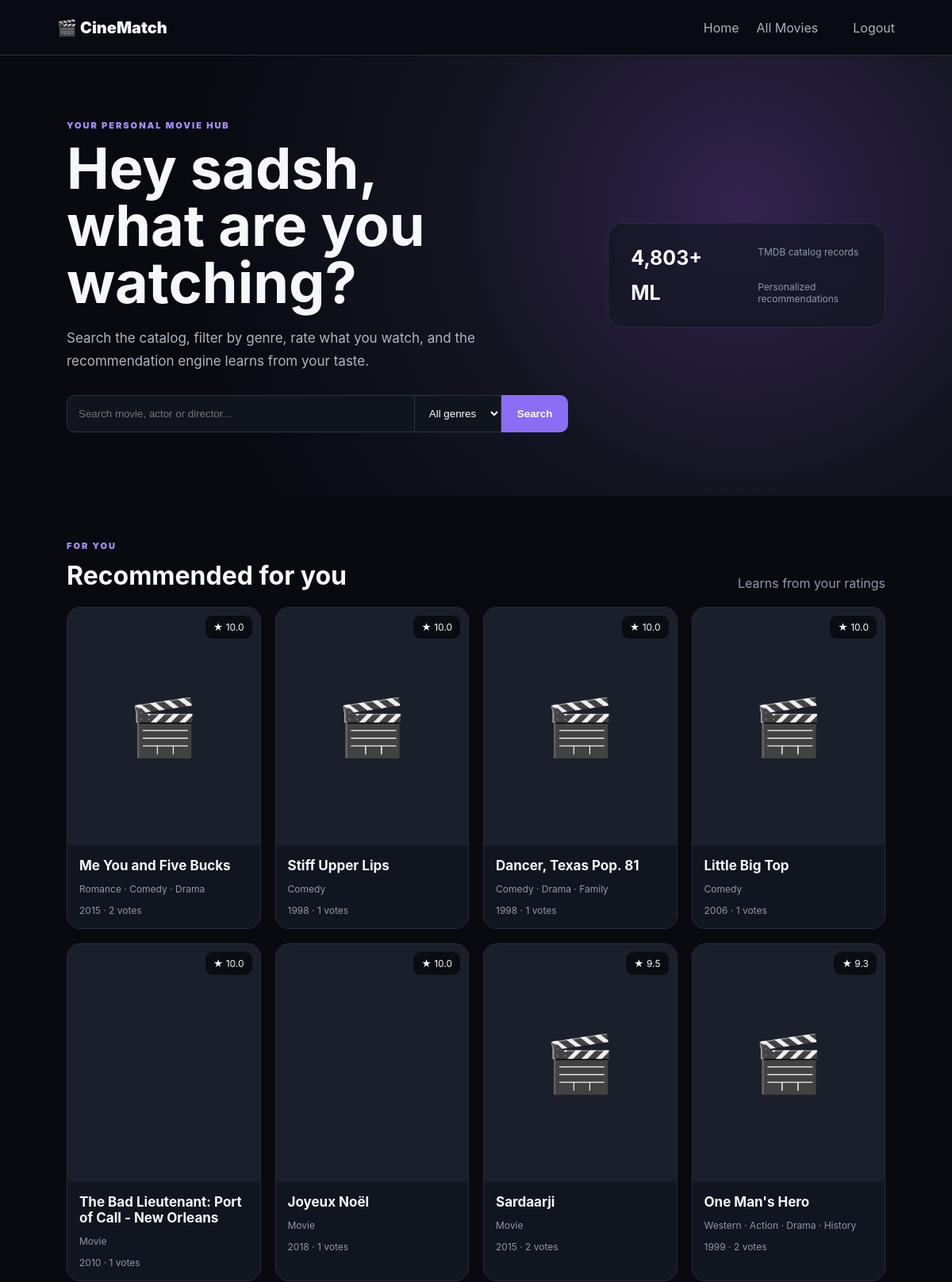
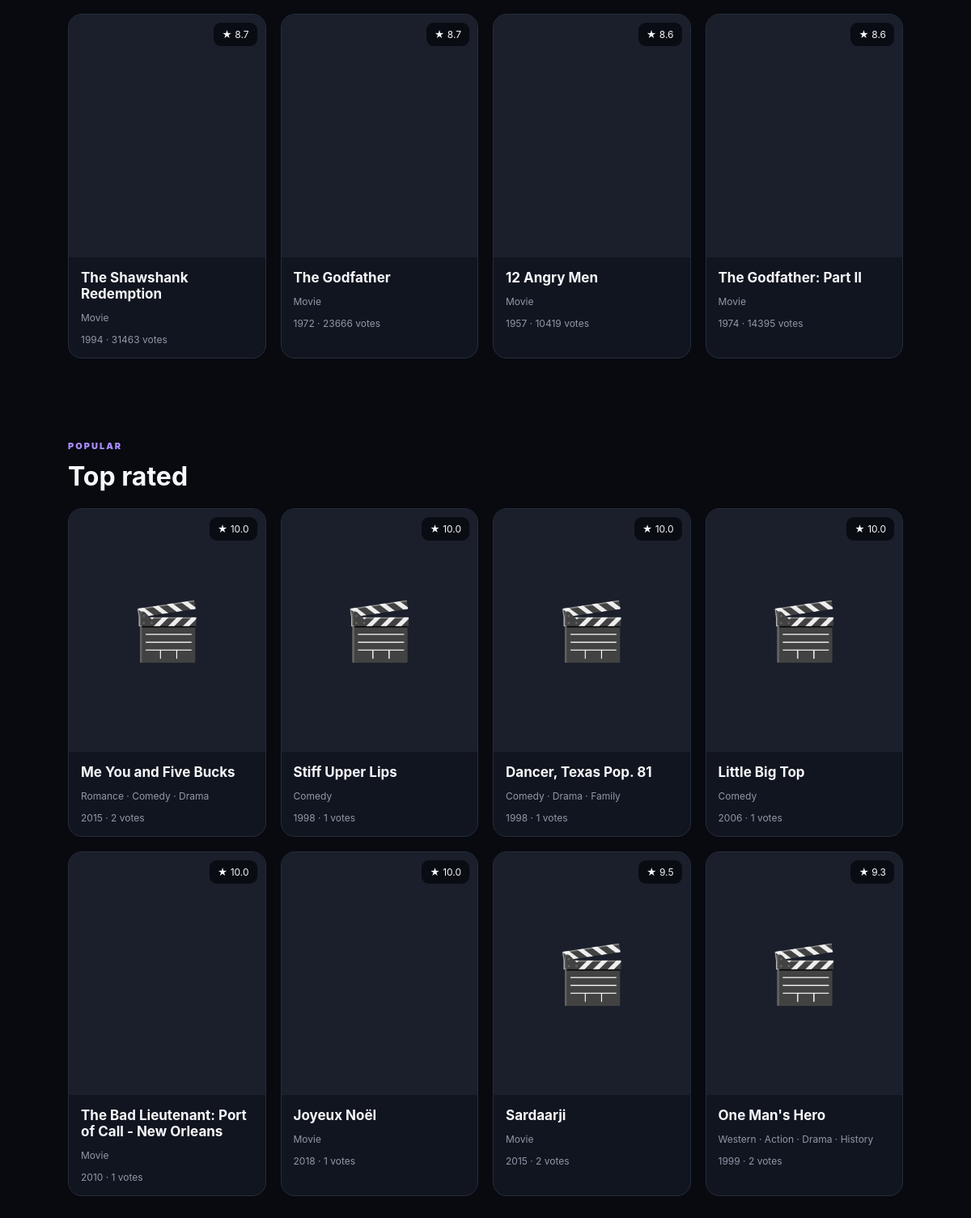
The app's page /dashboard (signed in) with its own data (2 pictures, top to bottom).
### models.py (models this page shows, shortened)
class User(db.Model):
    __tablename__ = 'users'
    id = db.Column(db.Integer, primary_key=True)
    name = db.Column(db.String(100), nullable=False)
    email = db.Column(db.String(180), unique=True, nullable=False, index=True)
    password_hash = db.Column(db.String(255), nullable=False)
    role = db.Column(db.String(20), default='user', nullable=False)
    created_at = db.Column(db.DateTime, default=datetime.utcnow, nullable=False)
    ratings = db.relationship('Rating', backref='user', lazy=True, cascade='all, delete-orphan')
    reviews = db.relationship('Review', backref='user', lazy=True, cascade='all, delete-orphan')

class Movie(db.Model):
    __tablename__ = 'movies'
    id = db.Column(db.Integer, primary_key=True)  # TMDB id
    title = db.Column(db.String(300), nullable=False, index=True)
    overview = db.Column(db.Text, default='')
    genres = db.Column(db.String(500), default='')
    keywords = db.Column(db.Text, default='')
    cast = db.Column(db.Text, default='')
    director = db.Column(db.String(300), default='')
    writers = db.Column(db.Text, default='')
    release_date = db.Column(db.Date, nullable=True, index=True)
    runtime = db.Column(db.Integer, nullable=True)
    rating = db.Column(db.Float, default=0.0, index=True)
    vote_count = db.Column(db.Integer, default=0)
    popularity = db.Column(db.Float, default=0.0)
    poster_path = db.Column(db.String(500), nullable=True)
    backdrop_path = db.Column(db.String(500), nullable=True)
    tagline = db.Column(db.String(500), default='')
    original_language = db.Column(db.String(20), default='')
    status = db.Column(db.String(50), default='Released')
    created_at = db.Column(db.DateTime, default=datetime.utcnow)
    ratings = db.relationship('Rating', backref='movie', lazy=True, cascade='all, delete-orphan')
    reviews = db.relationship('Review', backref='movie', lazy=True, cascade='all, delete-orphan')

### app.py (the view)
@app.route('/dashboard')
@login_required
def dashboard():
    u=User.query.get(session['user_id'])
    recs=rec.recommend_for_user(u.id, 12) if rec.matrix is not None else []
    popular=Movie.query.order_by(Movie.rating.desc(),Movie.vote_count.desc()).limit(8).all()
    return render_template('dashboard.html', user=u, recommendations=recs, popular=popular)

### app.py (called while the page is built)
def login_required(f):
    @wraps(f)
    def wrapper(*args,**kwargs):
        if 'user_id' not in session: return redirect(url_for('login', next=request.path))
        if db.session.get(User, session['user_id']) is None:
            session.clear()
            return redirect(url_for('login', next=request.path))
        return f(*args,**kwargs)
    return wrapper

### recommender.py (called while the page is built, shortened)
    def recommend_for_user(self, user_id, limit=12):
        if self.matrix is None: return []
        rated = Rating.query.filter_by(user_id=user_id).all()
        positive = [(r.movie_id, r.score) for r in rated if r.score >= 3.5 and r.movie_id in self.id_to_idx]
        seen = {r.movie_id for r in rated}
        if not positive:
            movies = Movie.query.order_by(Movie.rating.desc(), Movie.vote_count.desc()).limit(limit).all()
            return movies

### templates/dashboard.html
{% extends 'base.html' %}{% block title %}CineMatch · Dashboard{% endblock %}{% block content %}<main><section class="hero"><div><p class="eyebrow">YOUR PERSONAL MOVIE HUB</p><h1>Hey {{user.name.split()[0]}},<br>what are you watching?</h1><p class="hero-sub">Search the catalog, filter by genre, rate what you watch, and the recommendation engine learns from your taste.</p><div class="searchbar"><input id="q" placeholder="Search movie, actor or director..."><select id="genre"><option value="">All genres</option></select><button onclick="searchMovies()">Search</button></div><div id="genreStatus" class="muted" style="margin-top:10px"></div></div><div class="hero-stat"><b>4,803+</b><span>TMDB catalog records</span><b>ML</b><span>Personalized recommendations</span></div></section><section class="section"><div class="section-title"><div><p class="eyebrow">FOR YOU</p><h2 id="recTitle">Recommended for you</h2></div><span class="muted">Learns from your ratings</span></div><div class="movie-grid" id="recGrid">{% for m in recommendations %}{% include '_card.html' %}{% endfor %}</div></section><section class="section"><div class="section-title"><div><p class="eyebrow">POPULAR</p><h2>Top rated</h2></div></div><div class="movie-grid">{% for m in popular %}{% include '_card.html' %}{% endfor %}</div></section></main><script src="{{url_for('static',filename='dashboard.js')}}"></script>{% endblock %}

### templates/base.html (shortened to what this page needs)
<!doctype html><html><head><link rel="stylesheet" href="{{url_for('static',filename='app.css')}}"></head><body><header class="nav"><a class="logo" href="{{url_for('dashboard')}}">🎬 CineMatch</a><div class="navlinks"><a href="{{url_for('dashboard')}}">Home</a>{% if session.get('user_id') %}<a href="{{url_for('all_movies')}}">All Movies</a><a href="{{url_for('logout')}}">Logout</a>{% endif %}</div></header>{% block content %}{% endblock %}</body></html>

### templates/_card.html
<a class="movie-card" href="{{url_for('movie_page',movie_id=m.id)}}"><div class="poster" {% if m.poster_path %}style="background-image:url('{{config.TMDB_IMAGE_BASE}}{{m.poster_path}}')"{% endif %}>{% if not m.poster_path %}<span>🎬</span>{% endif %}<div class="score">★ {{'%.1f'|format(m.rating or 0)}}</div></div><div class="card-body"><h3>{{m.title}}</h3><p>{{(m.genres or 'Movie').replace('|',' · ')}}</p><small>{{m.release_date.year if m.release_date else 'Release date pending'}} · {{m.vote_count or 0}} votes</small></div></a>

### static/app.css (style rules this page uses)
:root { --bg:#080a10;--panel:#11151f;--panel2:#171c27;--line:#262d3b;--text:#f6f7fb;--muted:#8f98a8;--accent:#8b6cf5;--good:#35d58a;--bad:#ff6470 }
* { box-sizing:border-box }
body { margin:0;background:var(--bg);color:var(--text);font-family:Inter,system-ui,-apple-system,Segoe UI,sans-serif }
a { color:inherit;text-decoration:none }
.nav { height:70px;padding:0 6%;display:flex;justify-content:space-between;align-items:center;border-bottom:1px solid var(--line);background:#0a0d14e8;backdrop-filter:blur(12px);position:sticky;top:0;z-index:10 }
.logo { font-weight:900;font-size:20px }
.navlinks { display:flex;gap:22px;color:#aab1bf }
.hero { padding:70px 7%;display:flex;justify-content:space-between;gap:50px;min-height:430px;align-items:center;background:radial-gradient(circle at 78% 35%,#32234e 0,#141521 35%,#080a10 70%) }
.hero h1 { font-size:clamp(42px,6vw,74px);line-height:1;margin:10px 0 20px }
.hero-sub { color:#aeb5c2;max-width:650px;font-size:17px;line-height:1.7 }
.eyebrow { color:#a98cff;font-size:11px;font-weight:900;letter-spacing:2px }
.hero-stat { display:grid;grid-template-columns:1fr 1fr;gap:14px 28px;background:#121622aa;border:1px solid var(--line);padding:28px;border-radius:20px;min-width:320px }
.hero-stat b { font-size:25px }
.hero-stat span { color:var(--muted);font-size:12px }
.searchbar { display:flex;margin-top:28px;max-width:760px }
.searchbar input,.searchbar select,.review-box select,.review-box textarea,form input { background:#10141d;color:white;border:1px solid #2c3342;padding:14px;border-radius:10px;outline:none }
.searchbar input { flex:1;border-radius:10px 0 0 10px }
.searchbar select { border-radius:0;border-left:0 }
.searchbar button,.primary { background:var(--accent);color:#fff;border:0;padding:14px 20px;border-radius:0 10px 10px 0;font-weight:800;cursor:pointer }
.section { padding:45px 7% }
.section-title { display:flex;justify-content:space-between;align-items:end;margin-bottom:20px }
.section-title h1,.section-title h2 { margin:0;font-size:32px }
.movie-grid { display:grid;grid-template-columns:repeat(4,1fr);gap:18px }
.movie-card { background:var(--panel);border:1px solid var(--line);border-radius:17px;overflow:hidden;transition:.2s }
.poster { height:300px;background:#1a1f2b center/cover no-repeat;display:flex;align-items:center;justify-content:center;font-size:70px;position:relative }
.score { position:absolute;right:10px;top:10px;padding:7px 10px;background:#080a10dd;border-radius:9px;font-size:12px }
.card-body { padding:15px }
.card-body h3 { margin:0 0 6px;font-size:17px }
.card-body p,.card-body small { color:var(--muted);font-size:12px }
.card-body small { display:block;margin-top:10px }
.review small,.muted { color:var(--muted) }

### records on screen
User: name "sadsh"
Movie: rating "10.0", title "Stiff Upper Lips", genres "Comedy", release_date "1998", vote_count "1"
Movie: rating "10.0", title "Dancer, Texas Pop. 81", genres "Comedy · Drama · Family", release_date "1998", vote_count "1"
Movie: rating "10.0", title "Little Big Top", genres "Comedy", release_date "2006", vote_count "1"
Movie: rating "10.0", title "The Bad Lieutenant: Port of Call - New Orleans", genres "Movie", release_date "2010", vote_count "1"
Movie: rating "10.0", title "Joyeux Noël", genres "Movie", release_date "2018", vote_count "1"
Movie: rating "9.3", title "One Man's Hero", genres "Western · Action · Drama · History", release_date "1999", vote_count "2"
Movie: rating "8.7", title "The Shawshank Redemption", genres "Movie", release_date "1994", vote_count "31463"
Movie: rating "8.7", title "The Godfather", genres "Movie", release_date "1972", vote_count "23666"
Movie: rating "8.6", title "12 Angry Men", genres "Movie", release_date "1957", vote_count "10419"
Movie: rating "8.6", title "The Godfather: Part II", genres "Movie", release_date "1974", vote_count "14395"

### other values on screen
{{ '%.1f'|format(m.rating or 0) }} "10.0" "9.5" "10.0" "9.5"
{{ m.title }} "Me You and Five Bucks" "Sardaarji" "Me You and Five Bucks" "Sardaarji"
{{ (m.genres or 'Movie').replace('|',' · ') }} "Romance · Comedy · Drama" "Movie" "Romance · Comedy · Drama" "Movie"
{{ m.release_date.year if m.release_date else 'Release date pending' }} "2015" "2015" "2015" "2015"
{{ m.vote_count or 0 }} "2" "2" "2" "2"
